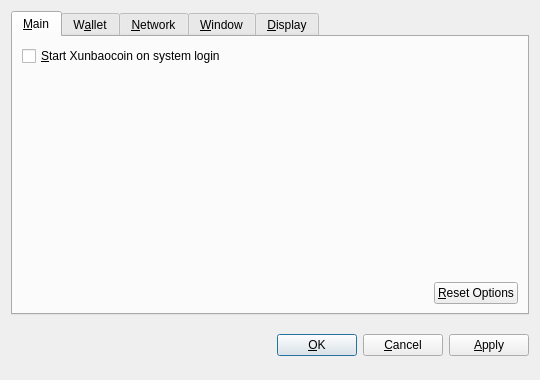
<?xml version="1.0" encoding="UTF-8"?>
<ui version="4.0">
 <class>OptionsDialog</class>
 <widget class="QDialog" name="OptionsDialog">
  <property name="geometry">
   <rect>
    <x>0</x>
    <y>0</y>
    <width>540</width>
    <height>380</height>
   </rect>
  </property>
  <property name="windowTitle">
   <string>Options</string>
  </property>
  <property name="modal">
   <bool>true</bool>
  </property>
  <layout class="QVBoxLayout" name="verticalLayout">
   <item>
    <widget class="QTabWidget" name="tabWidget">
     <property name="tabPosition">
      <enum>QTabWidget::North</enum>
     </property>
     <property name="currentIndex">
      <number>0</number>
     </property>
     <widget class="QWidget" name="tabMain">
      <attribute name="title">
       <string>&amp;Main</string>
      </attribute>
      <layout class="QVBoxLayout" name="verticalLayout_Main">
       <item>
        <widget class="QCheckBox" name="bitcoinAtStartup">
         <property name="toolTip">
          <string>Automatically start Xunbaocoin after logging in to the system.</string>
         </property>
         <property name="text">
          <string>&amp;Start Xunbaocoin on system login</string>
         </property>
        </widget>
       </item>
       <item>
        <spacer name="verticalSpacer_Main">
         <property name="orientation">
          <enum>Qt::Vertical</enum>
         </property>
         <property name="sizeHint" stdset="0">
          <size>
           <width>20</width>
           <height>40</height>
          </size>
         </property>
        </spacer>
       </item>
       <item>
        <layout class="QHBoxLayout" name="horizontalLayout_2_Main">
         <item>
          <spacer name="horizontalSpacer_2_Main">
           <property name="orientation">
            <enum>Qt::Horizontal</enum>
           </property>
           <property name="sizeHint" stdset="0">
            <size>
             <width>40</width>
             <height>20</height>
            </size>
           </property>
          </spacer>
         </item>
         <item>
          <widget class="QPushButton" name="resetButton">
           <property name="toolTip">
            <string>Reset all client options to default.</string>
           </property>
           <property name="text">
            <string>&amp;Reset Options</string>
           </property>
           <property name="autoDefault">
            <bool>false</bool>
           </property>
          </widget>
         </item>
        </layout>
       </item>
      </layout>
     </widget>
     <widget class="QWidget" name="tabWallet">
      <attribute name="title">
       <string>W&amp;allet</string>
      </attribute>
      <layout class="QVBoxLayout" name="verticalLayout_Network">
       <item>
        <widget class="QLabel" name="transactionFeeInfoLabel">
         <property name="text">
          <string>Optional transaction fee per kB that helps make sure your transactions are processed quickly. Most transactions are 1 kB.</string>
         </property>
         <property name="textFormat">
          <enum>Qt::PlainText</enum>
         </property>
         <property name="wordWrap">
          <bool>true</bool>
         </property>
        </widget>
       </item>
       <item>
        <layout class="QHBoxLayout" name="horizontalLayout_1_Main">
         <item>
          <widget class="QLabel" name="transactionFeeLabel">
           <property name="text">
            <string>Pay transaction &amp;fee</string>
           </property>
           <property name="textFormat">
            <enum>Qt::PlainText</enum>
           </property>
           <property name="buddy">
            <cstring>transactionFee</cstring>
           </property>
          </widget>
         </item>
         <item>
          <widget class="BitcoinAmountField" name="transactionFee"/>
         </item>
         <item>
          <spacer name="horizontalSpacer_1_Main">
           <property name="orientation">
            <enum>Qt::Horizontal</enum>
           </property>
           <property name="sizeHint" stdset="0">
            <size>
             <width>40</width>
             <height>20</height>
            </size>
           </property>
          </spacer>
         </item>
        </layout>
       </item>
       <item>
        <widget class="QLabel" name="label">
         <property name="text">
          <string>If you disable the spending of unconfirmed change, the change from a transaction cannot be used until that transaction has at least one confirmation. This also affects how your balance is computed.</string>
         </property>
         <property name="wordWrap">
          <bool>true</bool>
         </property>
        </widget>
       </item>
       <item>
        <widget class="QCheckBox" name="spendZeroConfChange">
         <property name="text">
          <string>Spend unconfirmed change  (experts only)</string>
         </property>
        </widget>
       </item>
       <item>
        <spacer name="verticalSpacer">
         <property name="orientation">
          <enum>Qt::Vertical</enum>
         </property>
         <property name="sizeHint" stdset="0">
          <size>
           <width>20</width>
           <height>40</height>
          </size>
         </property>
        </spacer>
       </item>
      </layout>
     </widget>
     <widget class="QWidget" name="tabNetwork">
      <attribute name="title">
       <string>&amp;Network</string>
      </attribute>
      <layout class="QVBoxLayout" name="verticalLayout_Network">
       <item>
        <widget class="QCheckBox" name="mapPortUpnp">
         <property name="toolTip">
          <string>Automatically open the Xunbaocoin client port on the router. This only works when your router supports UPnP and it is enabled.</string>
         </property>
         <property name="text">
          <string>Map port using &amp;UPnP</string>
         </property>
        </widget>
       </item>
       <item>
        <widget class="QCheckBox" name="connectSocks">
         <property name="toolTip">
          <string>Connect to the Xunbaocoin network through a SOCKS proxy (e.g. when connecting through Tor).</string>
         </property>
         <property name="text">
          <string>&amp;Connect through SOCKS proxy:</string>
         </property>
        </widget>
       </item>
       <item>
        <layout class="QHBoxLayout" name="horizontalLayout_Network">
         <item>
          <widget class="QLabel" name="proxyIpLabel">
           <property name="text">
            <string>Proxy &amp;IP:</string>
           </property>
           <property name="textFormat">
            <enum>Qt::PlainText</enum>
           </property>
           <property name="buddy">
            <cstring>proxyIp</cstring>
           </property>
          </widget>
         </item>
         <item>
          <widget class="QValidatedLineEdit" name="proxyIp">
           <property name="maximumSize">
            <size>
             <width>140</width>
             <height>16777215</height>
            </size>
           </property>
           <property name="toolTip">
            <string>IP address of the proxy (e.g. 127.0.0.1)</string>
           </property>
          </widget>
         </item>
         <item>
          <widget class="QLabel" name="proxyPortLabel">
           <property name="text">
            <string>&amp;Port:</string>
           </property>
           <property name="textFormat">
            <enum>Qt::PlainText</enum>
           </property>
           <property name="buddy">
            <cstring>proxyPort</cstring>
           </property>
          </widget>
         </item>
         <item>
          <widget class="QLineEdit" name="proxyPort">
           <property name="maximumSize">
            <size>
             <width>55</width>
             <height>16777215</height>
            </size>
           </property>
           <property name="toolTip">
            <string>Port of the proxy (e.g. 9050)</string>
           </property>
          </widget>
         </item>
         <item>
          <widget class="QLabel" name="socksVersionLabel">
           <property name="text">
            <string>SOCKS &amp;Version:</string>
           </property>
           <property name="textFormat">
            <enum>Qt::PlainText</enum>
           </property>
           <property name="buddy">
            <cstring>socksVersion</cstring>
           </property>
          </widget>
         </item>
         <item>
          <widget class="QValueComboBox" name="socksVersion">
           <property name="toolTip">
            <string>SOCKS version of the proxy (e.g. 5)</string>
           </property>
          </widget>
         </item>
         <item>
          <spacer name="horizontalSpacer_Network">
           <property name="orientation">
            <enum>Qt::Horizontal</enum>
           </property>
           <property name="sizeHint" stdset="0">
            <size>
             <width>40</width>
             <height>20</height>
            </size>
           </property>
          </spacer>
         </item>
        </layout>
       </item>
       <item>
        <spacer name="verticalSpacer_Network">
         <property name="orientation">
          <enum>Qt::Vertical</enum>
         </property>
         <property name="sizeHint" stdset="0">
          <size>
           <width>20</width>
           <height>40</height>
          </size>
         </property>
        </spacer>
       </item>
      </layout>
     </widget>
     <widget class="QWidget" name="tabWindow">
      <attribute name="title">
       <string>&amp;Window</string>
      </attribute>
      <layout class="QVBoxLayout" name="verticalLayout_Window">
       <item>
        <widget class="QCheckBox" name="minimizeToTray">
         <property name="toolTip">
          <string>Show only a tray icon after minimizing the window.</string>
         </property>
         <property name="text">
          <string>&amp;Minimize to the tray instead of the taskbar</string>
         </property>
        </widget>
       </item>
       <item>
        <widget class="QCheckBox" name="minimizeOnClose">
         <property name="toolTip">
          <string>Minimize instead of exit the application when the window is closed. When this option is enabled, the application will be closed only after selecting Quit in the menu.</string>
         </property>
         <property name="text">
          <string>M&amp;inimize on close</string>
         </property>
        </widget>
       </item>
       <item>
        <spacer name="verticalSpacer_Window">
         <property name="orientation">
          <enum>Qt::Vertical</enum>
         </property>
         <property name="sizeHint" stdset="0">
          <size>
           <width>20</width>
           <height>40</height>
          </size>
         </property>
        </spacer>
       </item>
      </layout>
     </widget>
     <widget class="QWidget" name="tabDisplay">
      <attribute name="title">
       <string>&amp;Display</string>
      </attribute>
      <layout class="QVBoxLayout" name="verticalLayout_Display">
       <item>
        <layout class="QHBoxLayout" name="horizontalLayout_1_Display">
         <item>
          <widget class="QLabel" name="langLabel">
           <property name="text">
            <string>User Interface &amp;language:</string>
           </property>
           <property name="textFormat">
            <enum>Qt::PlainText</enum>
           </property>
           <property name="buddy">
            <cstring>lang</cstring>
           </property>
          </widget>
         </item>
         <item>
          <widget class="QValueComboBox" name="lang">
           <property name="toolTip">
            <string>The user interface language can be set here. This setting will take effect after restarting Xunbaocoin.</string>
           </property>
          </widget>
         </item>
        </layout>
       </item>
       <item>
        <layout class="QHBoxLayout" name="horizontalLayout_2_Display">
         <item>
          <widget class="QLabel" name="unitLabel">
           <property name="text">
            <string>&amp;Unit to show amounts in:</string>
           </property>
           <property name="textFormat">
            <enum>Qt::PlainText</enum>
           </property>
           <property name="buddy">
            <cstring>unit</cstring>
           </property>
          </widget>
         </item>
         <item>
          <widget class="QValueComboBox" name="unit">
           <property name="toolTip">
            <string>Choose the default subdivision unit to show in the interface and when sending coins.</string>
           </property>
          </widget>
         </item>
        </layout>
       </item>
       <item>
        <widget class="QCheckBox" name="displayAddresses">
         <property name="toolTip">
          <string>Whether to show Xunbaocoin addresses in the transaction list or not.</string>
         </property>
         <property name="text">
          <string>&amp;Display addresses in transaction list</string>
         </property>
        </widget>
       </item>
       <item>
        <widget class="QCheckBox" name="coinControlFeatures">
         <property name="toolTip">
          <string>Whether to show coin control features or not.</string>
         </property>
         <property name="text">
          <string>Display coin &amp;control features (experts only!)</string>
         </property>
        </widget>
       </item>
       <item>
        <spacer name="verticalSpacer_Display">
         <property name="orientation">
          <enum>Qt::Vertical</enum>
         </property>
         <property name="sizeHint" stdset="0">
          <size>
           <width>20</width>
           <height>40</height>
          </size>
         </property>
        </spacer>
       </item>
      </layout>
     </widget>
    </widget>
   </item>
   <item>
    <layout class="QHBoxLayout" name="horizontalLayout_Buttons">
     <item>
      <spacer name="horizontalSpacer_1">
       <property name="orientation">
        <enum>Qt::Horizontal</enum>
       </property>
       <property name="sizeHint" stdset="0">
        <size>
         <width>40</width>
         <height>48</height>
        </size>
       </property>
      </spacer>
     </item>
     <item>
      <widget class="QLabel" name="statusLabel">
       <property name="font">
        <font>
         <weight>75</weight>
         <bold>true</bold>
        </font>
       </property>
       <property name="text">
        <string/>
       </property>
       <property name="textFormat">
        <enum>Qt::PlainText</enum>
       </property>
       <property name="wordWrap">
        <bool>true</bool>
       </property>
      </widget>
     </item>
     <item>
      <spacer name="horizontalSpacer_2">
       <property name="orientation">
        <enum>Qt::Horizontal</enum>
       </property>
       <property name="sizeHint" stdset="0">
        <size>
         <width>40</width>
         <height>48</height>
        </size>
       </property>
      </spacer>
     </item>
     <item>
      <widget class="QPushButton" name="okButton">
       <property name="text">
        <string>&amp;OK</string>
       </property>
      </widget>
     </item>
     <item>
      <widget class="QPushButton" name="cancelButton">
       <property name="text">
        <string>&amp;Cancel</string>
       </property>
       <property name="autoDefault">
        <bool>false</bool>
       </property>
      </widget>
     </item>
     <item>
      <widget class="QPushButton" name="applyButton">
       <property name="text">
        <string>&amp;Apply</string>
       </property>
       <property name="autoDefault">
        <bool>false</bool>
       </property>
      </widget>
     </item>
    </layout>
   </item>
  </layout>
 </widget>
 <customwidgets>
  <customwidget>
   <class>BitcoinAmountField</class>
   <extends>QSpinBox</extends>
   <header>bitcoinamountfield.h</header>
  </customwidget>
  <customwidget>
   <class>QValueComboBox</class>
   <extends>QComboBox</extends>
   <header>qvaluecombobox.h</header>
  </customwidget>
  <customwidget>
   <class>QValidatedLineEdit</class>
   <extends>QLineEdit</extends>
   <header>qvalidatedlineedit.h</header>
  </customwidget>
 </customwidgets>
 <resources/>
 <connections/>
</ui>
